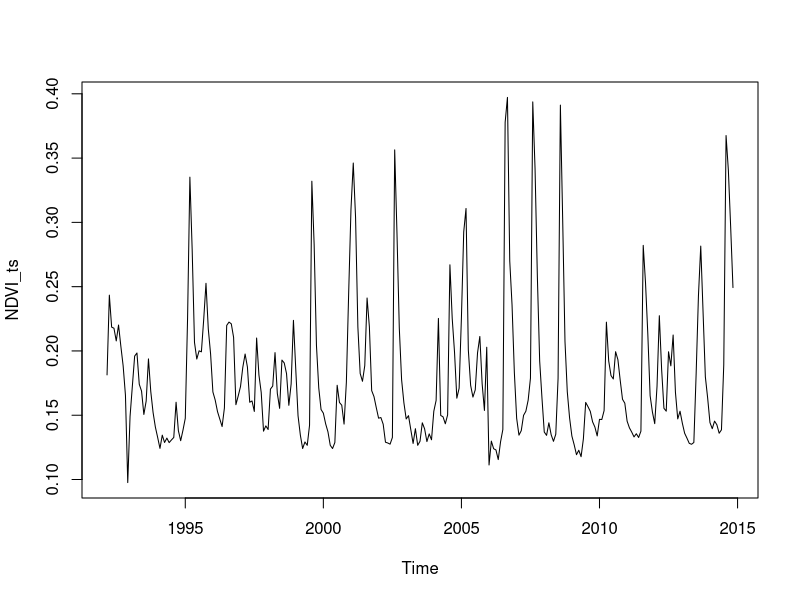
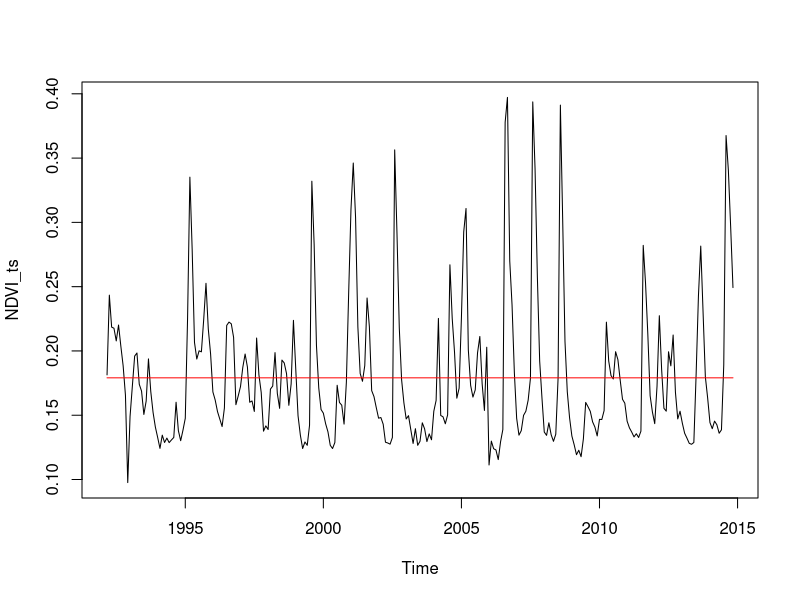
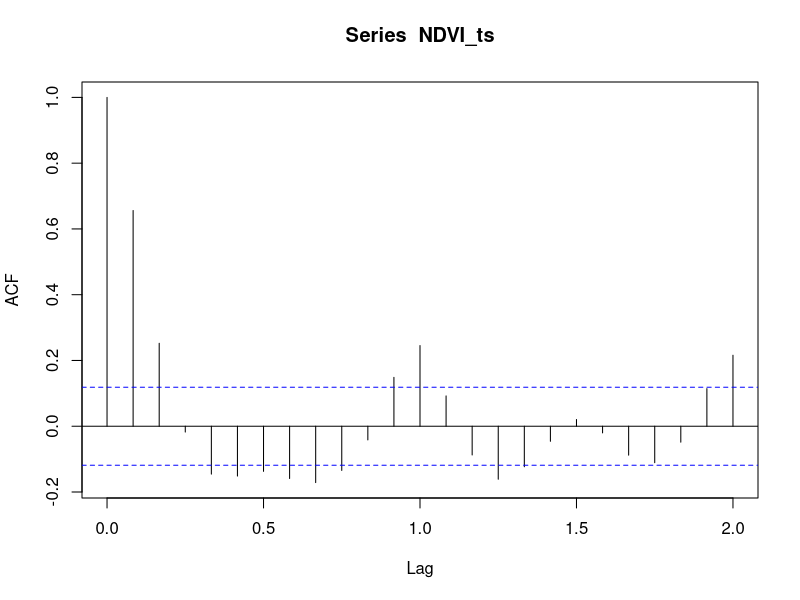
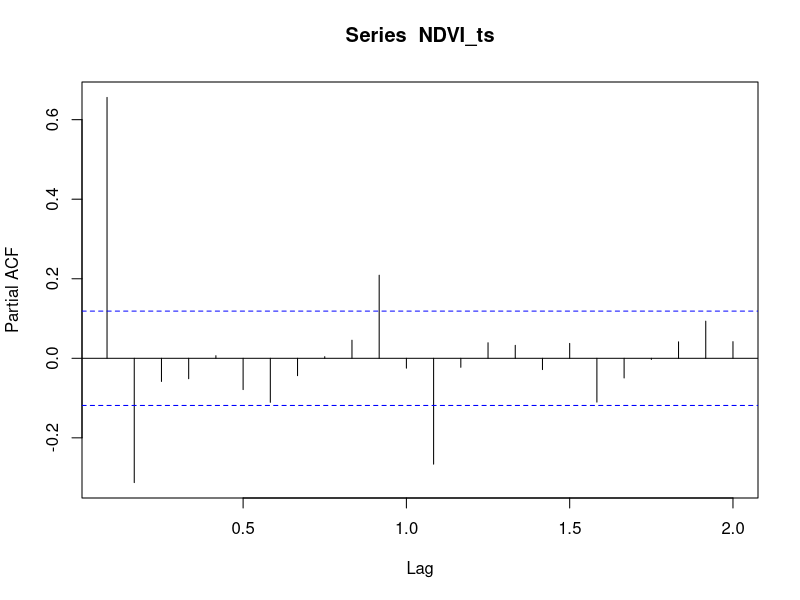
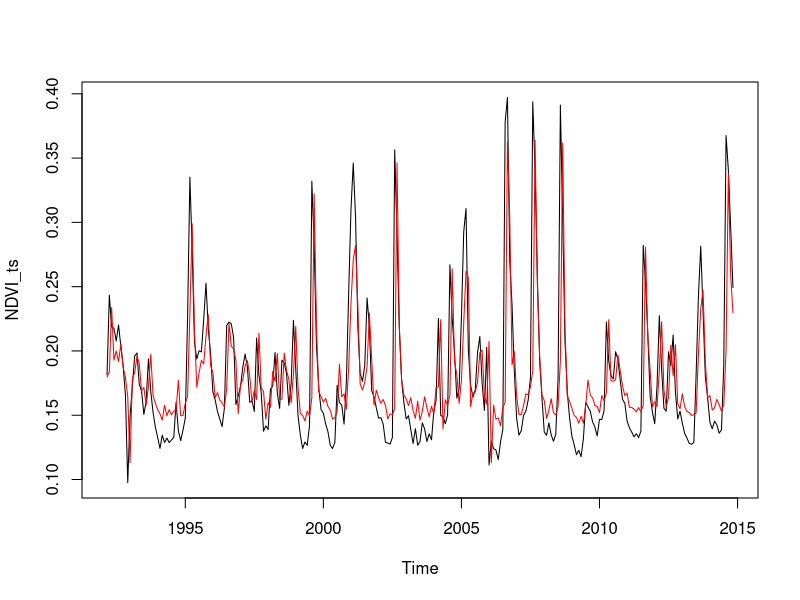
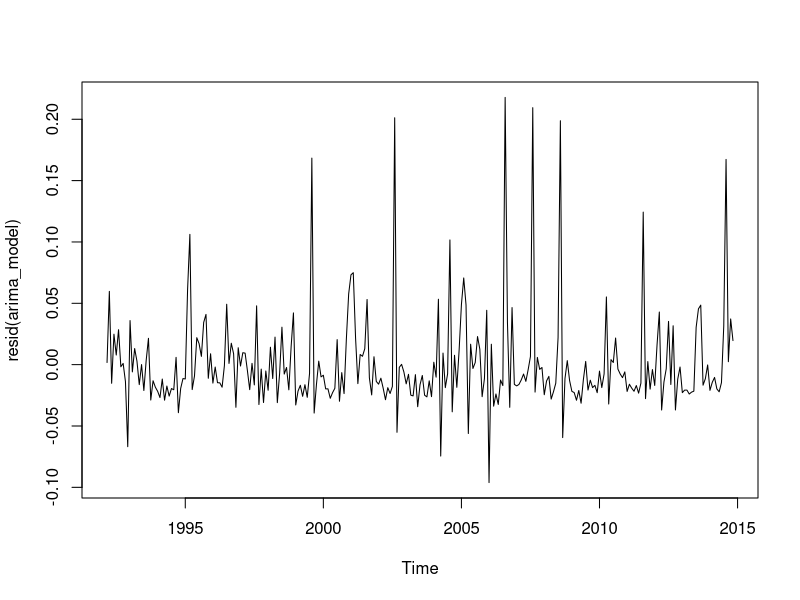
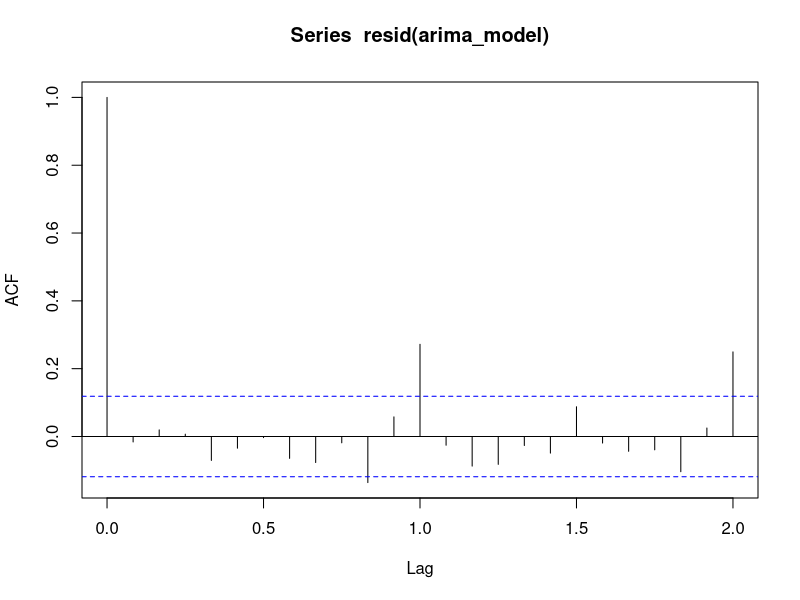
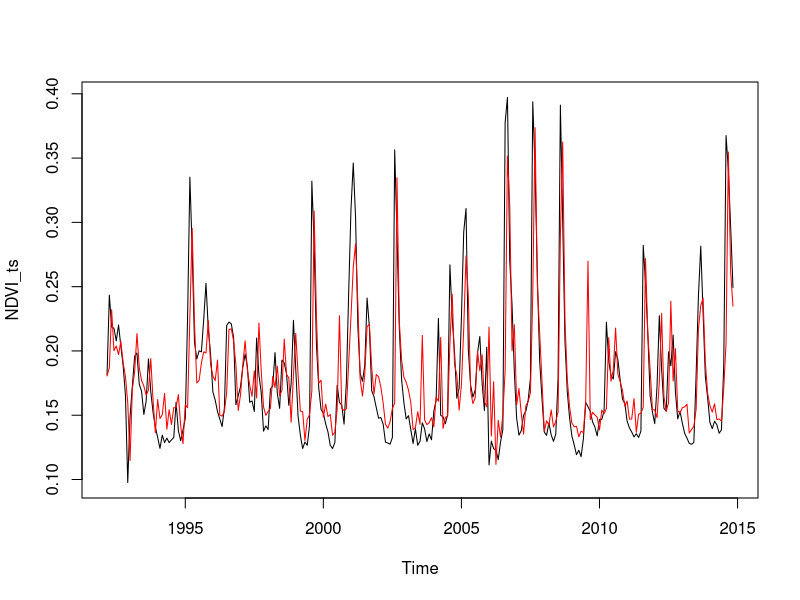

The R source for these figures, in order:
## ---- chunk 1
library(forecast)
## ---- chunk 2
data = read.csv("portal_timeseries.csv", stringsAsFactors = FALSE)
head(data)
NDVI_ts = ts(data$NDVI, start = c(1992, 3), end = c(2014, 11), frequency = 12)
rain_ts = ts(data$rain, start = c(1992, 3), end = c(2014, 11), frequency = 12)
## ---- chunk 3
plot(NDVI_ts)

## ---- chunk 4
avg_model = meanf(NDVI_ts)
plot(NDVI_ts)
lines(fitted(avg_model), col = 'red')
summary(avg_model)
## ---- chunk 5
acf(NDVI_ts)
pacf(NDVI_ts)
## ---- chunk 6
arima_model = Arima(NDVI_ts, c(2, 0, 0))
plot(NDVI_ts)
lines(fitted(arima_model), col = 'red')
summary(arima_model)
## ---- chunk 7
plot(resid(arima_model))
acf(resid(arima_model))
## ---- chunk 8
seasonal_arima_model = Arima(NDVI_ts, c(2, 0, 0), seasonal = c(2, 0, 0))
plot(NDVI_ts)
lines(fitted(seasonal_arima_model), col = 'red')
summary(seasonal_arima_model)
acf(resid(seasonal_arima_model))
## ---- chunk 9
arima_model = auto.arima(NDVI_ts)
plot(NDVI_ts)
lines(fitted(arima_model), col='red')
summary(arima_model)
## ---- chunk 10
rain_arima_model = auto.arima(NDVI_ts, xreg = rain_ts)
plot(NDVI_ts)
lines(fitted(rain_arima_model), col = 'blue')
lines(fitted(arima_model), col = 'red')
